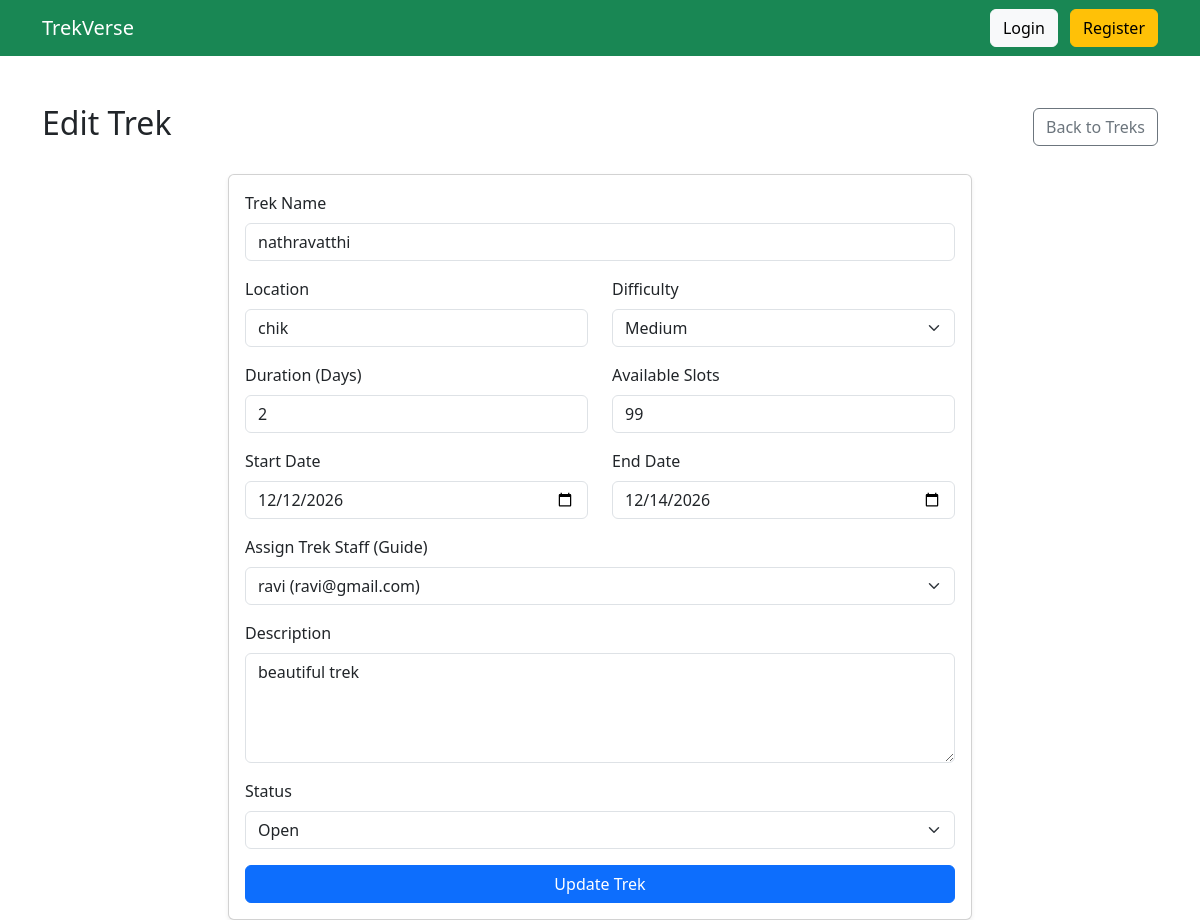
Page /admin/admin_treks/edit/1 (signed in) on the earlier database version.
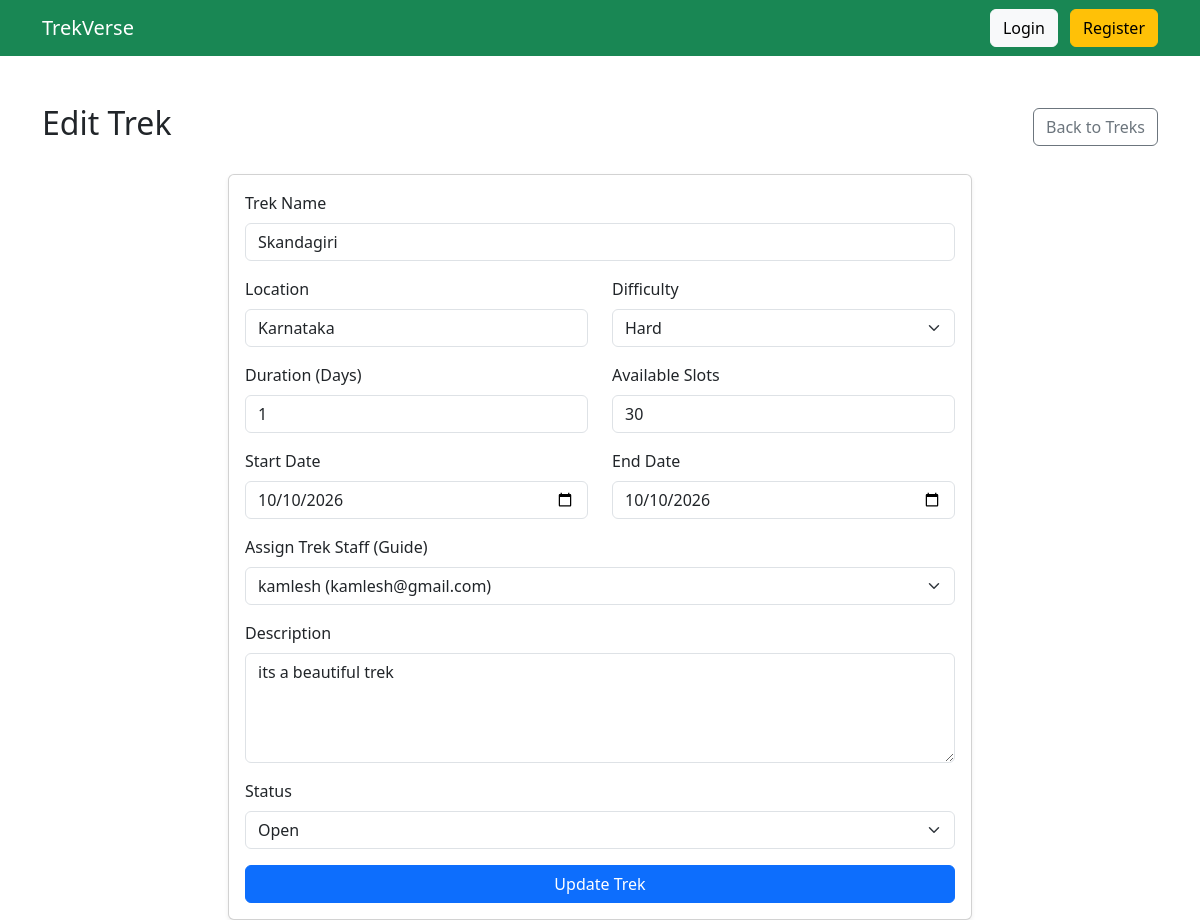
Same page on the later database version.
### models.py (models this page shows)
class Trek(db.Model):
    __tablename__ = "treks"
    id = db.Column(db.Integer, primary_key=True)
    name = db.Column(db.String(100), nullable=False)
    location = db.Column(db.String(100), nullable=False)
    difficulty = db.Column(db.String(20), nullable=False)
    duration = db.Column(db.Integer, nullable=False)
    available_slots = db.Column(db.Integer, nullable=False)
    status = db.Column(db.String(20), default="Pending")
    start_date = db.Column(db.Date)
    end_date = db.Column(db.Date)
    description = db.Column(db.Text)
    staff_id = db.Column(
        db.Integer,
        db.ForeignKey("users.id")
    )
    created_at = db.Column(
        db.DateTime,
        default=datetime.utcnow
    )
    bookings = db.relationship(
        "Booking",
        backref="trek",
        lazy=True
    )

class User(db.Model):
    __tablename__ = "users"
    id = db.Column(db.Integer, primary_key=True)
    name = db.Column(db.String(100), nullable=False)
    email = db.Column(db.String(120), unique=True, nullable=False)
    password = db.Column(db.String(255), nullable=False)
    phone = db.Column(db.String(15))
    role = db.Column(db.String(20), nullable=False)
    approved = db.Column(db.Boolean, default=False)
    blacklisted = db.Column(db.Boolean, default=False)
    experience_years = db.Column(db.Integer, default=0)
    skills = db.Column(db.String(255), default="")
    bio = db.Column(db.Text, default="")
    created_at = db.Column(db.DateTime, default=datetime.utcnow)
    managed_treks = db.relationship(
        "Trek",
        backref="staff",
        lazy=True
    )
    bookings = db.relationship(
        "Booking",
        backref="user",
        lazy=True
    )

### routes.py (the view, shortened to what this page needs)
    @app.route("/admin/admin_treks/edit/<int:trek_id>", methods=["GET", "POST"])
    def admin_edit_trek(trek_id):
        if "user_id" not in session or session["role"] != "admin":
            return "Access Denied"
        trek = Trek.query.get_or_404(trek_id)
        staff = User.query.filter_by(role="staff", approved=True).all()
        return render_template("admin/edit_trek.html", trek=trek, staff=staff)

### templates/admin/edit_trek.html (shortened to what this page needs)
{% extends "base.html" %}
{% block content %}
<div class="d-flex justify-content-between align-items-center mb-4">
    <h2>Edit Trek</h2>
    <a href="/admin/admin_treks" class="btn btn-outline-secondary">Back to Treks</a>
</div>
<div class="card shadow-sm col-md-8 offset-md-2">
    <div class="card-body">
        <form method="POST">
            <div class="mb-3">
                <label class="form-label">Trek Name</label>
                <input type="text" name="name" class="form-control" value="{{ trek.name }}" required>
            </div>
            <div class="row">
                <div class="col-md-6 mb-3">
                    <label class="form-label">Location</label>
                    <input type="text" name="location" class="form-control" value="{{ trek.location }}" required>
                </div>
                <div class="col-md-6 mb-3">
                    <label class="form-label">Difficulty</label>
                    <select name="difficulty" class="form-select">
                        <option value="Medium" {% if trek.difficulty == 'Medium' %}selected{% endif %}>Medium</option>
                        <option value="Hard" {% if trek.difficulty == 'Hard' %}selected{% endif %}>Hard</option>
                    </select>
                </div>
            </div>
            <div class="row">
                <div class="col-md-6 mb-3">
                    <label class="form-label">Duration (Days)</label>
                    <input type="number" name="duration" class="form-control" min="1" value="{{ trek.duration }}" required>
                </div>
                <div class="col-md-6 mb-3">
                    <label class="form-label">Available Slots</label>
                    <input type="number" name="available_slots" class="form-control" min="0" value="{{ trek.available_slots }}" required>
                </div>
            </div>
            <div class="row">
                <div class="col-md-6 mb-3">
                    <label class="form-label">Start Date</label>
                    <input type="date" name="start_date" class="form-control" value="{{ trek.start_date.strftime('%Y-%m-%d') if trek.start_date else '' }}" required>
                </div>
                <div class="col-md-6 mb-3">
                    <label class="form-label">End Date</label>
                    <input type="date" name="end_date" class="form-control" value="{{ trek.end_date.strftime('%Y-%m-%d') if trek.end_date else '' }}" required>
                </div>
            </div>
            <div class="mb-3">
                <label class="form-label">Assign Trek Staff (Guide)</label>
                <select name="staff_id" class="form-select">
                    {% for member in staff %}
                    <option value="{{ member.id }}" {% if trek.staff_id == member.id %}selected{% endif %}>{{ member.name }} ({{ member.email }})</option>
                    {% endfor %}
                </select>
            </div>
            <div class="mb-3">
                <label class="form-label">Description</label>
                <textarea name="description" class="form-control" rows="4">{{ trek.description }}</textarea>
            </div>
            <div class="mb-3">
                <label class="form-label">Status</label>
                <select name="status" class="form-select">
                    <option value="Open" {% if trek.status == 'Open' %}selected{% endif %}>Open</option>
                </select>
            </div>
            <button type="submit" class="btn btn-primary w-100">Update Trek</button>
        </form>
    </div>
</div>
{% endblock %}

Differences in the rows shown:
changed Trek "Open": name "nathravatthi" → "Skandagiri"; location "chik" → "Karnataka"; difficulty "Medium" → "Hard"; duration "2" → "1"; available_slots "99" → "30"; start_date "12/12/2026" → "10/10/2026"; end_date "12/14/2026" → "10/10/2026"; staff_id "ravi (ravi@gmail.com)" → "kamlesh (kamlesh@gmail.com)"; description "beautiful trek" → "its a beautiful trek"
